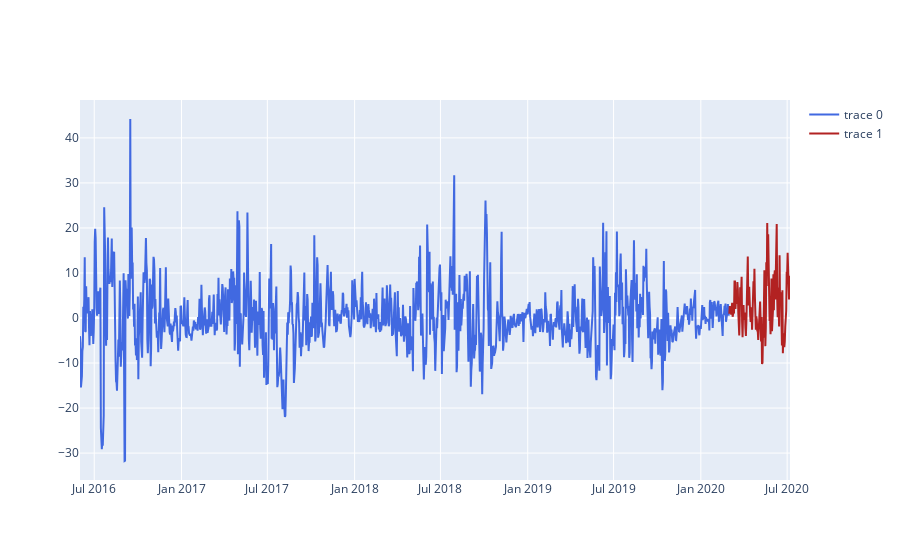

The notebook cell this image was saved under:
### Code cell
fig = go.Figure(go.Scatter(x=train['ds'], y=train['y']-foretrain, line=dict(color='royalblue')))
fig.add_traces(go.Scatter(x=test['ds'], y=test['y']-foretest, line=dict(color='firebrick')))

### Figure 1 — Plotly figure (JSON) as saved in the notebook; plotly's stock layout.template omitted (floating-point values rounded to 4 significant figures; data arrays with more than 128 entries replaced by an {"elided": "..."} marker saying what was removed)
{"data": [{"line": {"color": "royalblue"}, "type": "scatter", "x": {"elided": "1369 str values"}, "y": {"elided": "1369 float values"}}, {"line": {"color": "firebrick"}, "type": "scatter", "x": {"elided": "129 str values"}, "y": {"elided": "129 float values"}}], "layout": {}}
